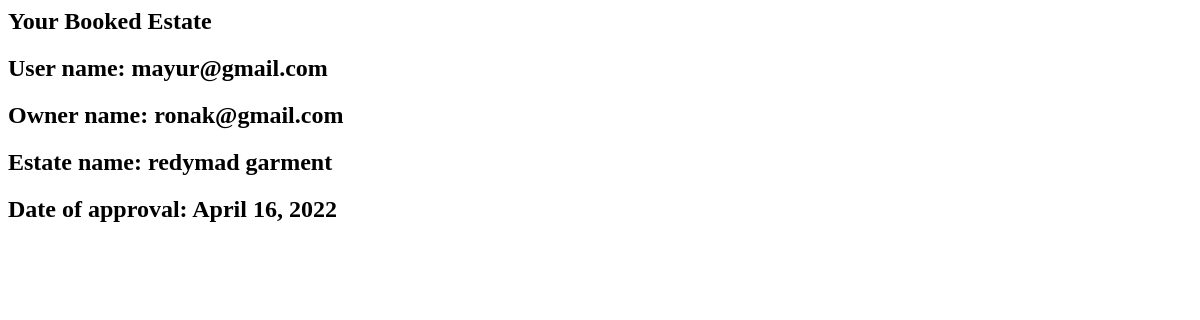
The app's page /getdetails/39/ (signed in), older data.
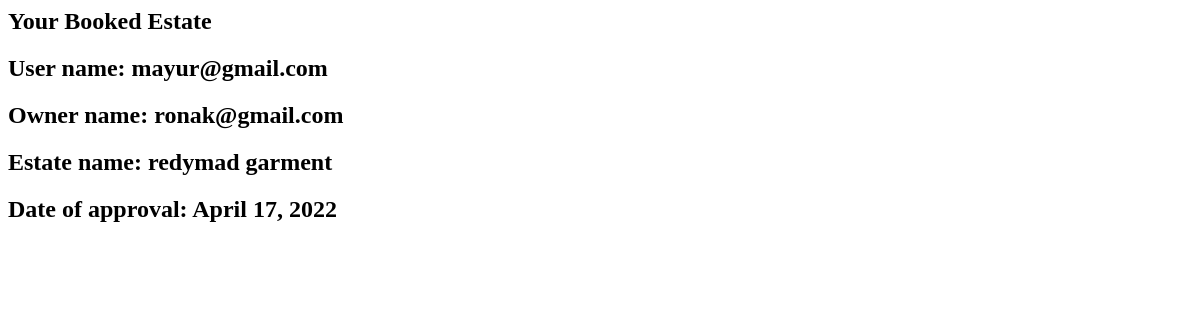
The same page, newer data.
### mainapp/models.py (models this page shows, shortened)
class Booking(models.Model):
    user_id=models.ForeignKey(UserRegistration,on_delete=models.CASCADE)
    owner_id=models.ForeignKey(OwnerDetails,on_delete=models.CASCADE,null=True)
    prop_id=models.ForeignKey(ListingModel,on_delete=models.CASCADE)
    document=models.FileField(upload_to='file/')
    boked=models.BooleanField(default=False)
    date=models.DateField(null=True)

class UserRegistration(models.Model):
    full_name = models.CharField(max_length = 50)
    mobile_num = models.IntegerField()
    email_id = models.EmailField(unique=True)
    password = models.CharField(max_length=50)
    is_approved=models.BooleanField(default=False)
    def __str__(self):
        return self.email_id

class OwnerDetails(models.Model):
    Ownername=models.CharField(max_length=30)
    Owneremail=models.EmailField(unique=True)
    Ownerphone=models.PositiveIntegerField()
    Ownerstate=models.CharField(max_length=30)
    password=models.CharField(max_length=10)
    Amount=models.IntegerField(default=1)
    Approved=models.BooleanField(default=False)
    def __str__(self):
        return self.Owneremail

class ListingModel(models.Model):
    email_id = models.CharField(max_length=50,blank=True, null=True)
    view_count = models.IntegerField(default = 0)
    property_id = models.IntegerField(default=0)
    title = models.CharField(max_length=50)
    address = models.TextField(max_length=200)
    price = models.IntegerField(default=0)
    image = models.ImageField(upload_to = "images/")
    video=models.FileField(upload_to="video/",default='',null=True,blank=True)
    description = models.TextField(max_length=500)
    country = models.CharField("Area",max_length=50)
    city_type = models.CharField(max_length=50)
    rooms = models.IntegerField(default=0)
    AC = models.BooleanField(default=False)
    verified = models.BooleanField(default=False)
    available = models.BooleanField(default=True)
    def __str__(self):
        return self.title

### mainapp/views.py (the view)
# urls.py: path('getdetails/<int:id>/',getdetails,name='getdetails'),
def getdetails(request,id):
    if 'User_email' in request.session.keys():
        user_model = UserRegistration.objects.get(email_id=request.session['User_email'])
        prod=Booking.objects.get(id=id)
        print(prod.id)
        return render(request,'getdetails.html',{'prod':prod})
    else:
        return redirect('login')

### mainapp/templates/getdetails.html
<html>
    <head>
        <h2>Your Booked Estate</h2>
    </head>
    <body>
        <p><h2>User name: {{ prod.user_id }}</h2></p>
        <p><h2>Owner name: {{ prod.owner_id }}</h2></p>
        <p><h2>Estate name: {{ prod.prop_id }}</h2></p>
        <p><h2>Date of approval: {{ prod.date }}</h2></p>
    </body>
</html>

Row changes from the older to the newer data that the page shows:
changed Booking "mayur@gmail.com": date "April 16, 2022" → "April 17, 2022"
